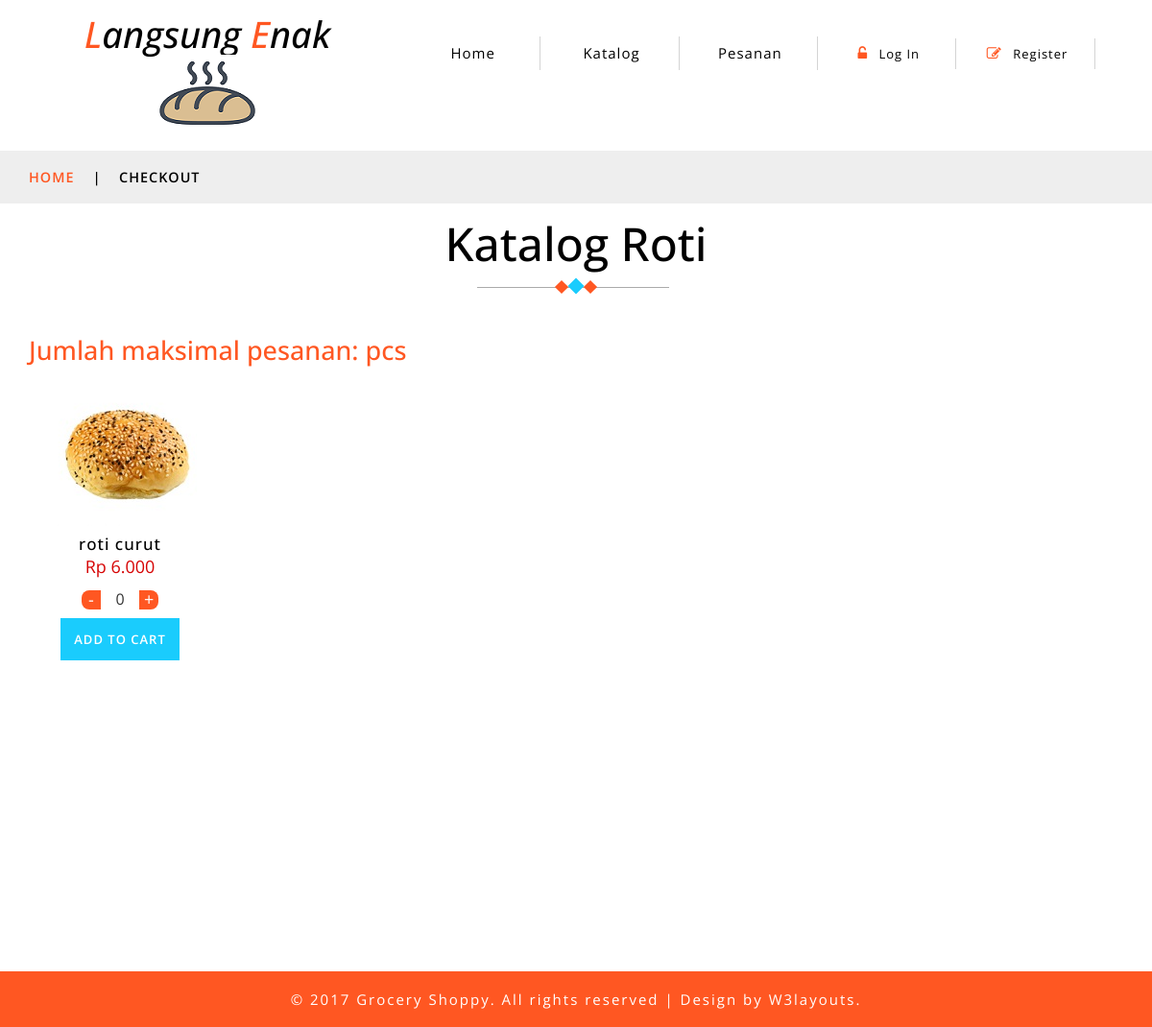
Before: / with the older database file.
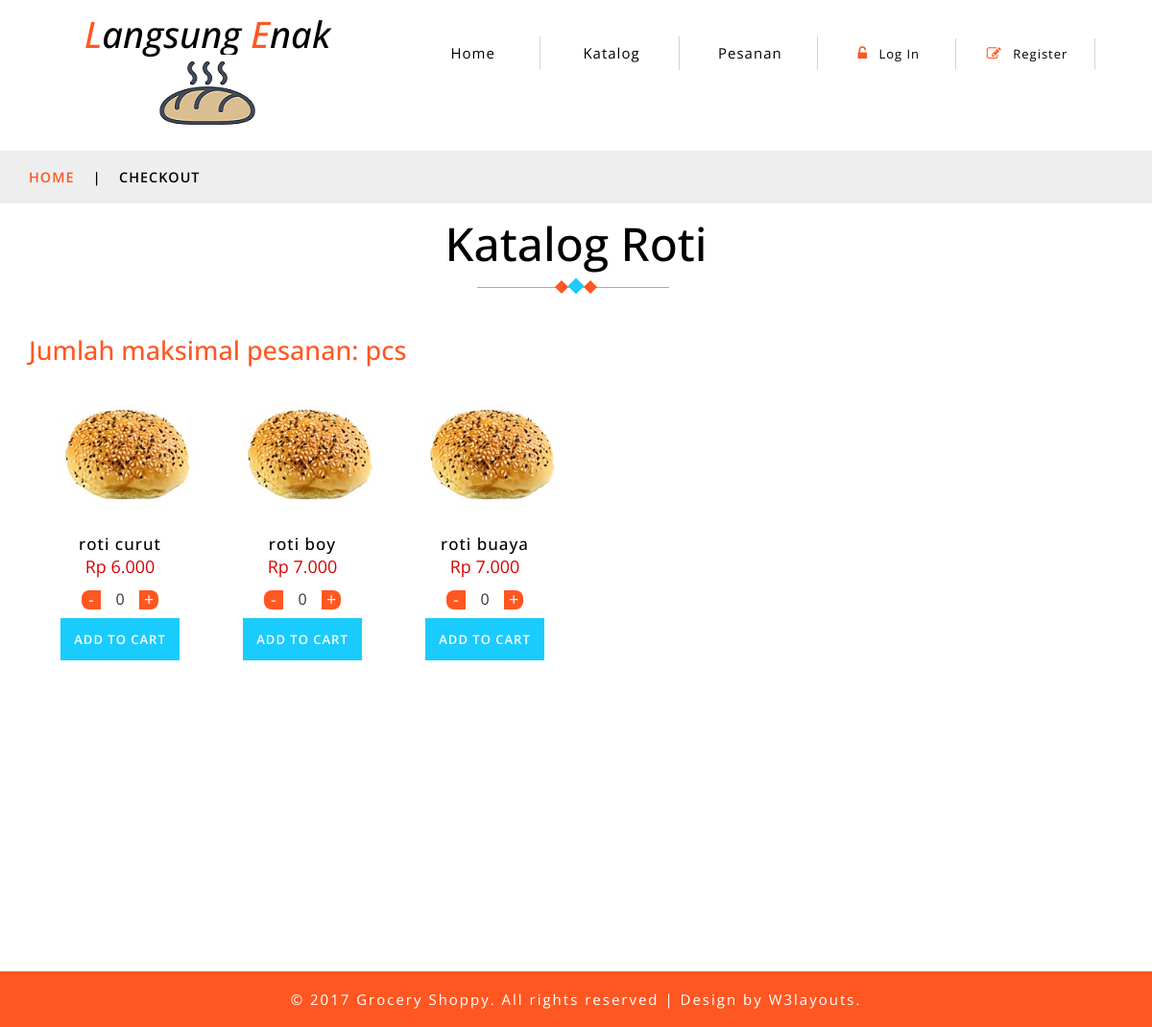
After: the same page with the newer database file.
### tables this page shows
CREATE TABLE `produk` (
  `id` int(11) NOT NULL,
  `nama_produk` varchar(50) NOT NULL,
  `deskripsi` varchar(255) DEFAULT NULL,
  `kategori` varchar(50) NOT NULL,
  `harga` int(15) NOT NULL,
  `gambar` varchar(255) NOT NULL,
  `stok` int(11) NOT NULL DEFAULT 0
);

### application/controllers/Home.php (called while the page is built, shortened)
<?php
class Home extends CI_Controller
{
	public function __construct()
	{
		$this->load->model('M_customer');
		$this->load->model('M_produk');
		$this->load->model('M_pesanan');
		$this->load->model('M_detail_pesanan');
		$this->load->model('M_pembayaran');
	}
	public function katalog()
	{
		$data['produk'] = $this->M_produk->data_produk()->result_array();
		$this->load->view('katalog', $data);
	}
}

### index.php (called while the page is built, shortened)
<?php
require_once BASEPATH.'core/CodeIgniter.php';

### application/models/M_produk.php (called while the page is built, shortened)
<?php if (!defined('BASEPATH')) exit('No direct script access allowed');
class M_produk extends CI_Model
{
	public function data_produk()
	{
		return $this->db->get('produk');
	}
}

### application/views/katalog.php (the view, shortened to what this page needs)
<?php include 'template/header.php'; ?>
<div class="services-breadcrumb">
	<div class="agile_inner_breadcrumb">
		<div class="container">
			<ul class="w3_short">
				<li>
					<a href="index.html">Home</a>
					<i>|</i>
				</li>
				<li>Checkout</li>
			</ul>
		</div>
	</div>
</div>
<div class="privacy">
	<div class="container">
		<h3 class="tittle-w3l">Katalog Roti
			<span class="heading-style">
				<i></i>
				<i></i>
				<i></i>
			</span>
		</h3>
		<div class="checkout-right">
			<h4>Jumlah maksimal pesanan: <span><?= $this->session->userdata('max') ?> pcs</span>
			</h4>
			<?php foreach ($produk as $produk) { ?>
				<div class="col-md-2 product-men">
					<div class="men-pro-item simpleCart_shelfItem">
						<div class="men-thumb-item">
							<img src="<?= base_url('assets/images/gambar_produk/') . $produk['gambar'] ?>" alt="">
						</div>
						<div class="item-info-product ">
							<h4>
								<a href="single.html"><?= $produk['nama_produk'] ?></a>
							</h4>
							<div class="info-product-price">
								<span class="item_price">Rp <?= number_format($produk['harga'], 0, ",", "."); ?></span>
							</div>
							<div class="snipcart-details top_brand_home_details item_add single-item hvr-outline-out">
								<fieldset>
									<div class="quantity-select">
										<form action="<?= base_url('home/add_cart') ?>" method="post">
											<div class="value-button value-minus" id="decrease" value="Decrease Value">-</div>
											<input type="number" name="jumlah" class="number" value="0" min="0" />
											<div class="value-button value-plus" id="increase" value="Increase Value">+</div>
											<input type="submit" name="submit" value="Add to cart" class="button">
										</form>
									</div>
							</div>
						</div>
					</div>
				</div>
			<?php } ?>
		</div>
		<div class="clearfix"> </div>
	</div>
</div>
<?php include 'template/footer.php'; ?>

### application/views/template/header.php (shortened to what this page needs)
<!DOCTYPE html>
<html lang="zxx">
<head>
	<link href="<?php echo base_url('assets/css/bootstrap.css') ?>" rel="stylesheet" type="text/css" media="all" />
	<link href="<?php echo base_url('assets/css/style.css') ?>" rel="stylesheet" type="text/css" media="all" />
	<link href="<?php echo base_url('assets/css/button.css') ?>" rel="stylesheet">
	<link href="<?php echo base_url('assets/css/font-awesome.css') ?>" rel="stylesheet">
	<link href="<?php echo base_url('assets/css/popuo-box.css') ?>" rel="stylesheet" type="text/css" media="all" />
	<link rel="stylesheet" type="text/css" href="<?php echo base_url('assets/css/jquery-ui1.css') ?>">
</head>
<body>
	<div class="header-bot">
		<div class="header-bot_inner_wthreeinfo_header_mid">
			<div class="col-md-4 logo_agile">
				<h1>
					<a href="index.html">
						<span>L</span>angsung
						<span>E</span>nak
						<img src="<?php echo base_url('assets/images/logo2.png') ?>" alt=" ">
					</a>
				</h1>
			</div>
			<br>
			<div class="col-md-8 header">
				<?php if ($this->session->userdata('email') == NULL) { ?>
					<ul>
						<li>
							<a class="nav-stylehead" href="#">Home</a>
						</li>
						<li class="">
							<a class="nav-stylehead" href="#">Katalog</a>
						</li>
						<li class="">
							<a class="nav-stylehead" href="#">Pesanan</a>
						</li>
						<li>
							<a href="<?= base_url('login') ?>">
								<span class="fa fa-unlock-alt" aria-hidden="true"></span> Log In </a>
						</li>
						<li>
							<a href="<?= base_url('register') ?>">
								<span class="fa fa-pencil-square-o" aria-hidden="true"></span> Register </a>
						</li>
					</ul>
				<?php } ?>
			</div>
			<div class="clearfix"></div>
		</div>
	</div>

### application/views/template/footer.php (shortened to what this page needs)
<div class="copy-right">
		<div class="container">
			<p>© 2017 Grocery Shoppy. All rights reserved | Design by
				<a href="http://w3layouts.com"> W3layouts.</a>
			</p>
		</div>
	</div>
	<link href="<?= base_url('assets/css/datepicker.min.css')?>" rel="stylesheet" type="text/css">
</body>
</html>

### assets/css/button.css (style rules this page uses)
.value-button { display: inline-block; border: 0px solid #ddd; color: white; margin: 0px; width: 20px; height: 20px; text-align: center; vertical-align: middle; padding: 0px 0; background: #FF5722; -webkit-touch-callout: none; -webkit-user-select: none; -khtml-user-select: none; -moz-user-select: none; -ms-user-select: none; user-select: none; }
form #decrease { margin-right: -4px; border-radius: 8px 0 0 8px; }
form #increase { margin-left: -4px; border-radius: 0 8px 8px 0; }
input.number { text-align: center; border: 0px; margin: 0px; width: 40px; height: 40px; }

Changed rows visible on the page:
added produk: gambar (picture), nama_produk "roti boy", harga "7.000"
added produk: gambar (picture), nama_produk "roti buaya", harga "7.000"
